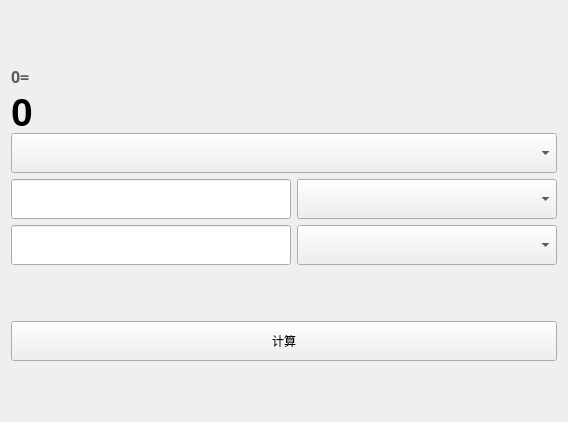
<?xml version="1.0" encoding="UTF-8"?>
<ui version="4.0">
 <class>Form</class>
 <widget class="QWidget" name="Form">
  <property name="geometry">
   <rect>
    <x>0</x>
    <y>0</y>
    <width>568</width>
    <height>422</height>
   </rect>
  </property>
  <property name="windowTitle">
   <string>进制转换器</string>
  </property>
  <layout class="QGridLayout" name="gridLayout_2">
   <item row="0" column="0">
    <layout class="QGridLayout" name="gridLayout">
     <item row="4" column="2">
      <widget class="QLineEdit" name="twoInputEditLine">
       <property name="minimumSize">
        <size>
         <width>0</width>
         <height>40</height>
        </size>
       </property>
      </widget>
     </item>
     <item row="3" column="2">
      <widget class="QLineEdit" name="oneInputEditLine">
       <property name="minimumSize">
        <size>
         <width>0</width>
         <height>40</height>
        </size>
       </property>
      </widget>
     </item>
     <item row="4" column="3">
      <widget class="QComboBox" name="twoInputComboBox">
       <property name="minimumSize">
        <size>
         <width>0</width>
         <height>40</height>
        </size>
       </property>
      </widget>
     </item>
     <item row="3" column="3">
      <widget class="QComboBox" name="oneInputComboBox">
       <property name="minimumSize">
        <size>
         <width>260</width>
         <height>40</height>
        </size>
       </property>
      </widget>
     </item>
     <item row="0" column="2">
      <widget class="QLabel" name="originDataLabel">
       <property name="maximumSize">
        <size>
         <width>100</width>
         <height>30</height>
        </size>
       </property>
       <property name="font">
        <font>
         <family>JetBrains Mono</family>
         <pointsize>12</pointsize>
         <bold>true</bold>
        </font>
       </property>
       <property name="styleSheet">
        <string notr="true">color: rgb(91, 91, 91);</string>
       </property>
       <property name="text">
        <string>0=</string>
       </property>
      </widget>
     </item>
     <item row="1" column="2">
      <widget class="QLabel" name="transDataLabel">
       <property name="maximumSize">
        <size>
         <width>16777215</width>
         <height>30</height>
        </size>
       </property>
       <property name="font">
        <font>
         <pointsize>29</pointsize>
         <bold>true</bold>
        </font>
       </property>
       <property name="text">
        <string>0</string>
       </property>
      </widget>
     </item>
     <item row="2" column="2" colspan="2">
      <widget class="QComboBox" name="dataTypeComboBox">
       <property name="minimumSize">
        <size>
         <width>0</width>
         <height>40</height>
        </size>
       </property>
      </widget>
     </item>
    </layout>
   </item>
   <item row="1" column="0">
    <widget class="QPushButton" name="calcBtn">
     <property name="minimumSize">
      <size>
       <width>0</width>
       <height>40</height>
      </size>
     </property>
     <property name="text">
      <string>计算</string>
     </property>
    </widget>
   </item>
  </layout>
 </widget>
 <resources/>
 <connections/>
</ui>
